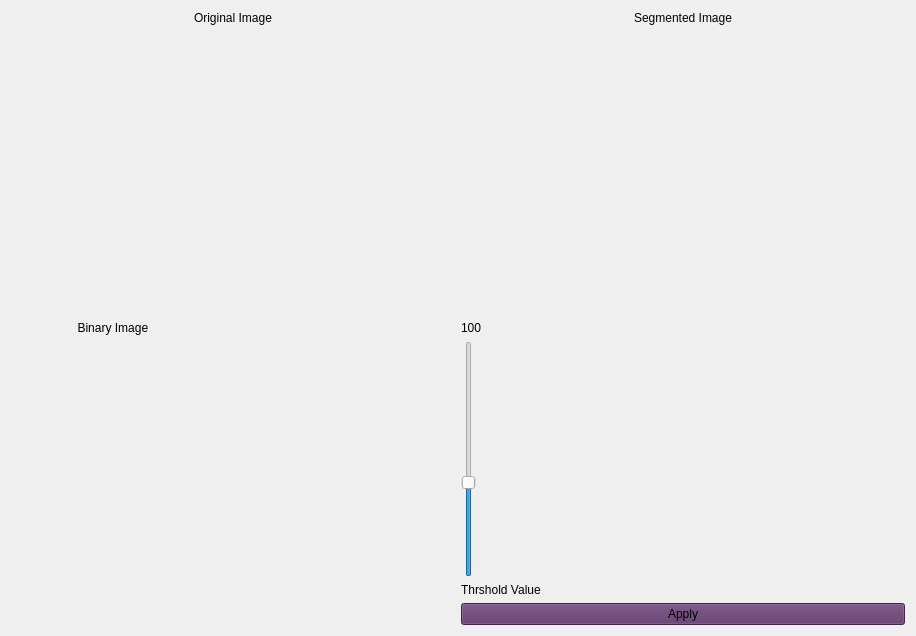
<?xml version="1.0" encoding="UTF-8"?>
<ui version="4.0">
 <class>Form</class>
 <widget class="QWidget" name="Form">
  <property name="geometry">
   <rect>
    <x>0</x>
    <y>0</y>
    <width>916</width>
    <height>636</height>
   </rect>
  </property>
  <property name="windowTitle">
   <string>Form</string>
  </property>
  <layout class="QVBoxLayout" name="verticalLayout">
   <item>
    <layout class="QVBoxLayout" name="equalizer_layout">
     <item>
      <layout class="QGridLayout" name="gridLayout">
       <item row="0" column="0">
        <layout class="QVBoxLayout" name="image_layout">
         <item alignment="Qt::AlignHCenter">
          <widget class="QLabel" name="label">
           <property name="styleSheet">
            <string notr="true">font: 75 italic 12pt &quot;Ubuntu Condensed&quot;;
</string>
           </property>
           <property name="text">
            <string>Original Image</string>
           </property>
          </widget>
         </item>
         <item>
          <spacer name="spacer">
           <property name="orientation">
            <enum>Qt::Vertical</enum>
           </property>
           <property name="sizeHint" stdset="0">
            <size>
             <width>20</width>
             <height>40</height>
            </size>
           </property>
          </spacer>
         </item>
        </layout>
       </item>
       <item row="0" column="1">
        <layout class="QVBoxLayout" name="segmentation_layout">
         <item alignment="Qt::AlignHCenter">
          <widget class="QLabel" name="label_2">
           <property name="styleSheet">
            <string notr="true">
font: 75 italic 12pt &quot;Ubuntu Condensed&quot;;
</string>
           </property>
           <property name="text">
            <string>Segmented Image</string>
           </property>
          </widget>
         </item>
         <item>
          <spacer name="verticalSpacer_2">
           <property name="orientation">
            <enum>Qt::Vertical</enum>
           </property>
           <property name="sizeHint" stdset="0">
            <size>
             <width>20</width>
             <height>40</height>
            </size>
           </property>
          </spacer>
         </item>
        </layout>
       </item>
       <item row="1" column="0">
        <layout class="QVBoxLayout" name="Binary_image_layout">
         <item>
          <widget class="QLabel" name="label_3">
           <property name="styleSheet">
            <string notr="true">
font: 75 italic 12pt &quot;Ubuntu Condensed&quot;;</string>
           </property>
           <property name="text">
            <string>                    Binary Image</string>
           </property>
          </widget>
         </item>
         <item>
          <spacer name="verticalSpacer_3">
           <property name="orientation">
            <enum>Qt::Vertical</enum>
           </property>
           <property name="sizeHint" stdset="0">
            <size>
             <width>20</width>
             <height>40</height>
            </size>
           </property>
          </spacer>
         </item>
        </layout>
       </item>
       <item row="1" column="1">
        <layout class="QVBoxLayout" name="equalized_histogram_layout">
         <item>
          <widget class="QLabel" name="thershold_value">
           <property name="text">
            <string>100                                                                                 </string>
           </property>
          </widget>
         </item>
         <item>
          <widget class="QSlider" name="threshold_value">
           <property name="maximum">
            <number>255</number>
           </property>
           <property name="singleStep">
            <number>5</number>
           </property>
           <property name="value">
            <number>100</number>
           </property>
           <property name="orientation">
            <enum>Qt::Vertical</enum>
           </property>
          </widget>
         </item>
         <item>
          <widget class="QLabel" name="label_4">
           <property name="text">
            <string>Thrshold Value</string>
           </property>
          </widget>
         </item>
         <item>
          <widget class="QPushButton" name="segmentation_btn">
           <property name="cursor">
            <cursorShape>PointingHandCursor</cursorShape>
           </property>
           <property name="styleSheet">
            <string notr="true">background-color: rgb(92, 53, 102);
</string>
           </property>
           <property name="text">
            <string>Apply</string>
           </property>
          </widget>
         </item>
        </layout>
       </item>
      </layout>
     </item>
     <item>
      <layout class="QHBoxLayout" name="horizontalLayout"/>
     </item>
    </layout>
   </item>
  </layout>
 </widget>
 <resources/>
 <connections/>
</ui>
